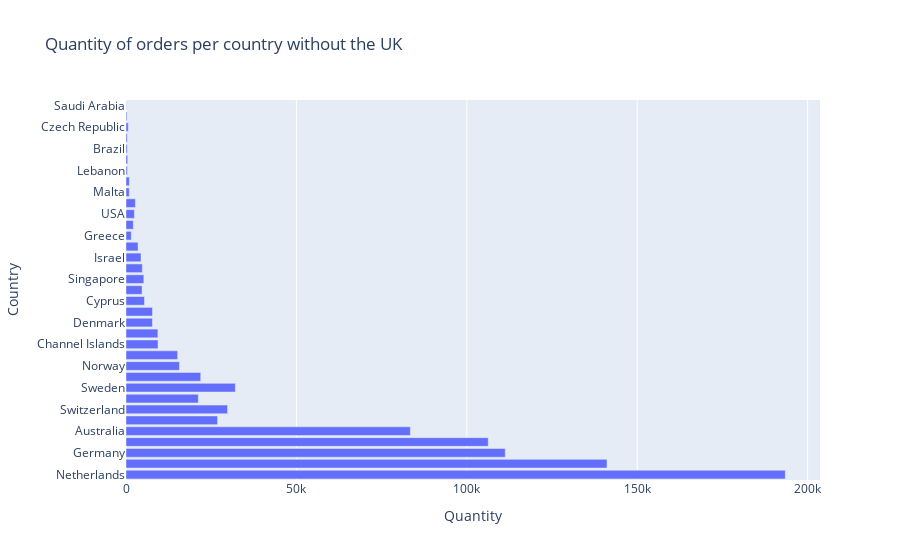

The notebook cell this image was saved under:
### Code cell
temp_df = group_Quantity_and_SalesRevenue(df,'Country')

fig = px.bar(temp_df[temp_df['Country'] != "United Kingdom"], x= "Quantity", y='Country', title= "Quantity of orders per country without the UK")
fig.show()

### Figure 1 — Plotly figure (JSON) as saved in the notebook; plotly's stock layout.template omitted (floating-point values rounded to 4 significant figures)
{"data": [{"alignmentgroup": "True", "hovertemplate": "Quantity=%{x}<br>Country=%{y}<extra></extra>", "legendgroup": "", "marker": {"color": "#636efa", "pattern": {"shape": ""}}, "name": "", "offsetgroup": "", "orientation": "h", "showlegend": false, "textposition": "auto", "type": "bar", "x": [193449, 141133, 111276, 106290, 83433, 26862, 29803, 21220, 32083, 21923, 15694, 15156, 9402, 9360, 7747, 7777, 5422, 4708, 5234, 4796, 4406, 3535, 1550, 2139, 2458, 2762, 958, 981, 386, 490, 356, 351, 670, 260, 80], "xaxis": "x", "y": ["Netherlands", "EIRE", "Germany", "France", "Australia", "Spain", "Switzerland", "Belgium", "Sweden", "Japan", "Norway", "Portugal", "Channel Islands", "Finland", "Denmark", "Italy", "Cyprus", "Hong Kong", "Singapore", "Austria", "Israel", "Poland", "Greece", "Iceland", "USA", "Canada", "Malta", "United Arab Emirates", "Lebanon", "European Community", "Brazil", "RSA", "Czech Republic", "Bahrain", "Saudi Arabia"], "yaxis": "y"}], "layout": {"barmode": "relative", "legend": {"tracegroupgap": 0}, "title": {"text": "Quantity of orders per country without the UK"}, "xaxis": {"anchor": "y", "domain": [0, 1], "title": {"text": "Quantity"}}, "yaxis": {"anchor": "x", "domain": [0, 1], "title": {"text": "Country"}}}}
